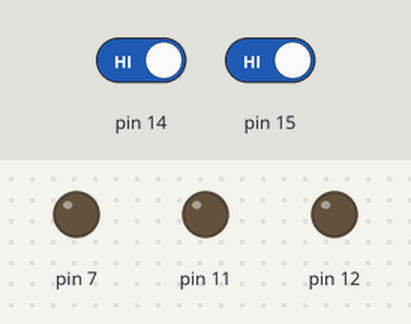
Simulated run of this sketch. Board: Arduino Uno, built with avr-gcc and run on an emulated ATmega328P. Parts: output pins drawn as LEDs (lit = HIGH). Inputs (shaded band) come from the test bench; at power-on: pin 14 HIGH, pin 15 HIGH.

Above: at 1.2 s.
1.3 s: pin 14 driven LOW
At 1.9 s:
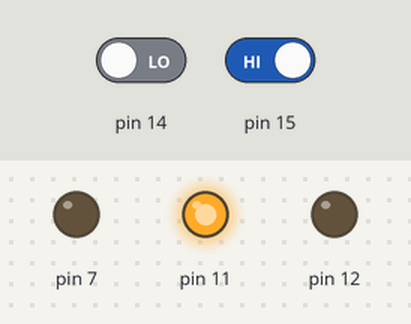
2.8 s: pin 15 driven LOW
At 4.0 s:
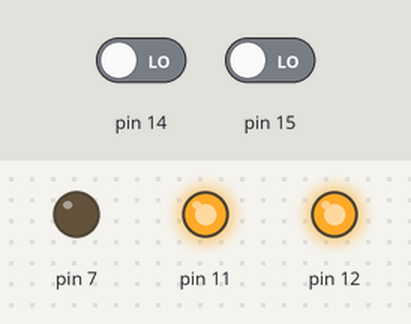
4.3 s: pin 14 driven HIGH
At 5.4 s:
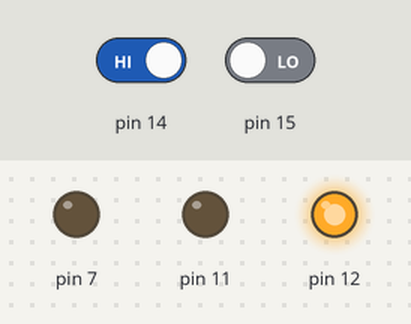
5.8 s: pin 15 driven HIGH
At 6.5 s:
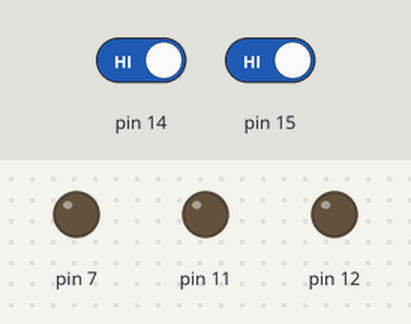
Timing chart, 0 to 8.3 s (numbered marks = the images above; inputs shaded):
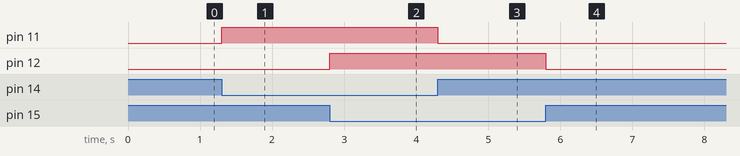

The sketch:

Basic_sent_test.ino
```cpp
int i = 0;
int f = 0;

float f_data = 567.89;

//#include <SoftwareSerial.h>
//
//
//SoftwareSerial NanoSerial(11, 12); // RX | TX

void setup()

{

  pinMode(11,OUTPUT);

  pinMode(12,OUTPUT);

  pinMode(7,OUTPUT);

  pinMode(14,INPUT);
  pinMode(15,INPUT);

  Serial.begin(9600);

//  NanoSerial.begin(57600);

}

void loop() {
i=digitalRead(14);
f=digitalRead(15);

if(i==0){digitalWrite(11,1);}else{digitalWrite(11,0);}
if(f==0){digitalWrite(12,1);}else{digitalWrite(12,0);}

}
```

Measured:
- after the input at 1.3 s, pin 11: LOW → HIGH at once
- after the input at 2.8 s, pin 12: LOW → HIGH at once
- after the input at 4.3 s, pin 11: HIGH → LOW at once
- after the input at 5.8 s, pin 12: HIGH → LOW at once
